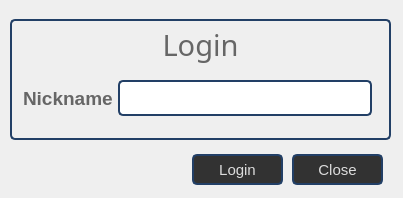
<?xml version="1.0" encoding="UTF-8"?>
<ui version="4.0">
 <class>room</class>
 <widget class="QMainWindow" name="room">
  <property name="geometry">
   <rect>
    <x>0</x>
    <y>0</y>
    <width>403</width>
    <height>198</height>
   </rect>
  </property>
  <property name="minimumSize">
   <size>
    <width>403</width>
    <height>198</height>
   </size>
  </property>
  <property name="maximumSize">
   <size>
    <width>403</width>
    <height>198</height>
   </size>
  </property>
  <property name="windowTitle">
   <string>room</string>
  </property>
  <property name="windowIcon">
   <iconset resource="img.qrc">
    <normaloff>:/img/img/ergonomia_logo.png</normaloff>:/img/img/ergonomia_logo.png</iconset>
  </property>
  <widget class="QWidget" name="centralwidget">
   <widget class="QLabel" name="label_2">
    <property name="geometry">
     <rect>
      <x>130</x>
      <y>25</y>
      <width>141</width>
      <height>41</height>
     </rect>
    </property>
    <property name="minimumSize">
     <size>
      <width>141</width>
      <height>41</height>
     </size>
    </property>
    <property name="maximumSize">
     <size>
      <width>141</width>
      <height>41</height>
     </size>
    </property>
    <property name="font">
     <font>
      <family>Forte</family>
      <pointsize>22</pointsize>
      <weight>50</weight>
      <bold>false</bold>
     </font>
    </property>
    <property name="styleSheet">
     <string notr="true">QLabel {
	color: rgb(102,102, 102);
}
</string>
    </property>
    <property name="text">
     <string>&lt;html&gt;&lt;head/&gt;&lt;body&gt;&lt;p align=&quot;center&quot;&gt;Login&lt;/p&gt;&lt;/body&gt;&lt;/html&gt;</string>
    </property>
   </widget>
   <widget class="QLineEdit" name="leNickName">
    <property name="geometry">
     <rect>
      <x>118</x>
      <y>80</y>
      <width>254</width>
      <height>36</height>
     </rect>
    </property>
    <property name="font">
     <font>
      <family>Segoe UI</family>
      <pointsize>11</pointsize>
      <weight>75</weight>
      <bold>true</bold>
     </font>
    </property>
    <property name="styleSheet">
     <string notr="true">QLineEdit {
	border: 2px solid rgb(34,63,102);
	border-radius: 5px;
	padding: 5px;
	backgroud-color: rgb(30,30,30);
	color: rgb(57,57, 253);
}

QLineEdit:hover {
	border: 2px solid rgb(34,63,102);
}

QLineEdit:focus {
	border: 2px solid rgb(14,93,213);
	color: rgb(50, 50, 50);
}</string>
    </property>
    <property name="maxLength">
     <number>14</number>
    </property>
   </widget>
   <widget class="QLabel" name="label_3">
    <property name="geometry">
     <rect>
      <x>23</x>
      <y>80</y>
      <width>89</width>
      <height>36</height>
     </rect>
    </property>
    <property name="font">
     <font>
      <family>Segoe UI</family>
      <pointsize>14</pointsize>
      <weight>75</weight>
      <bold>true</bold>
     </font>
    </property>
    <property name="styleSheet">
     <string notr="true">QLabel {
	color: rgb(102,102,102);
}

QLineEdit:hover {
	color: 2px solid rgb(20,20,253);
}

</string>
    </property>
    <property name="text">
     <string>Nickname</string>
    </property>
   </widget>
   <widget class="QPushButton" name="btnLogin">
    <property name="geometry">
     <rect>
      <x>192</x>
      <y>154</y>
      <width>91</width>
      <height>31</height>
     </rect>
    </property>
    <property name="font">
     <font>
      <family>Segoe UI</family>
      <pointsize>11</pointsize>
     </font>
    </property>
    <property name="styleSheet">
     <string notr="true">QPushButton {
	color: rgb(220, 220, 220);
	background-color: rgb(50, 50, 50);
	border: 2px solid rgb(34,63,102);
	border-radius: 5px
}

QPushButton:hover {
	color: rgb(220, 220, 220);
	border: 2px solid rgb(34,63,102);
	border: 2px solid rgb(70,70,70);
}

QPushButton:pressed {
	color: rgb(220, 220, 220);
	background-color: rgb(0, 0, 163);
	border: 2px solid rgb(34,63,102);
	border-radius: 5px
}</string>
    </property>
    <property name="text">
     <string>Login</string>
    </property>
   </widget>
   <widget class="QPushButton" name="btnClose">
    <property name="geometry">
     <rect>
      <x>292</x>
      <y>154</y>
      <width>91</width>
      <height>31</height>
     </rect>
    </property>
    <property name="font">
     <font>
      <family>Segoe UI</family>
      <pointsize>11</pointsize>
     </font>
    </property>
    <property name="styleSheet">
     <string notr="true">QPushButton {
	color: rgb(220, 220, 220);
	background-color: rgb(50, 50, 50);
	border: 2px solid rgb(34,63,102);
	border-radius: 5px
}

QPushButton:hover {
	color: rgb(220, 220, 220);
	border: 2px solid rgb(34,63,102);
	border: 2px solid rgb(70,70,70);
}

QPushButton:pressed {
	color: rgb(220, 220, 220);
	background-color: rgb(0, 0, 163);
	border: 2px solid rgb(34,63,102);
	border-radius: 5px
}</string>
    </property>
    <property name="text">
     <string>Close</string>
    </property>
   </widget>
   <widget class="QFrame" name="frame">
    <property name="geometry">
     <rect>
      <x>-710</x>
      <y>-180</y>
      <width>1931</width>
      <height>951</height>
     </rect>
    </property>
    <property name="styleSheet">
     <string notr="true">background-image: url(:/img/img/fundo_jogo_1.png);</string>
    </property>
    <property name="frameShape">
     <enum>QFrame::StyledPanel</enum>
    </property>
    <property name="frameShadow">
     <enum>QFrame::Raised</enum>
    </property>
   </widget>
   <widget class="QGroupBox" name="groupBox">
    <property name="geometry">
     <rect>
      <x>10</x>
      <y>19</y>
      <width>381</width>
      <height>121</height>
     </rect>
    </property>
    <property name="styleSheet">
     <string notr="true">QGroupBox {
	border: 2px solid rgb(34,63,102);
	border-radius: 5px;
}</string>
    </property>
    <property name="title">
     <string/>
    </property>
   </widget>
   <zorder>frame</zorder>
   <zorder>groupBox</zorder>
   <zorder>label_2</zorder>
   <zorder>leNickName</zorder>
   <zorder>label_3</zorder>
   <zorder>btnLogin</zorder>
   <zorder>btnClose</zorder>
  </widget>
 </widget>
 <resources>
  <include location="img.qrc"/>
 </resources>
 <connections/>
</ui>
